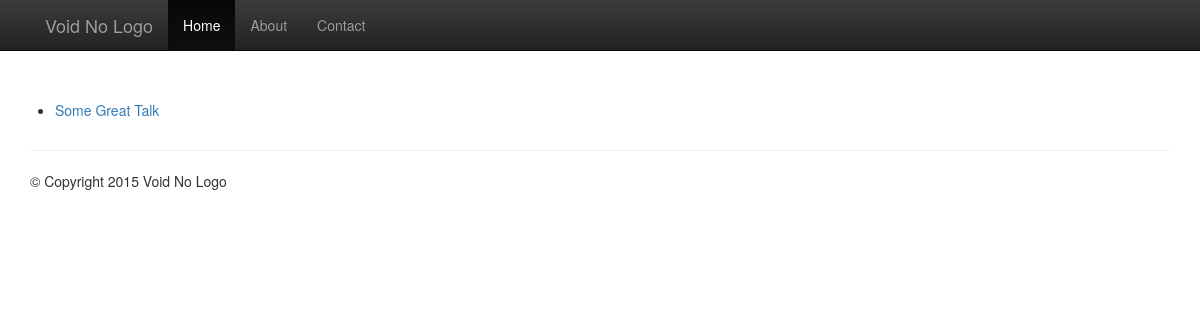
The page /book/ on the database as committed earlier.
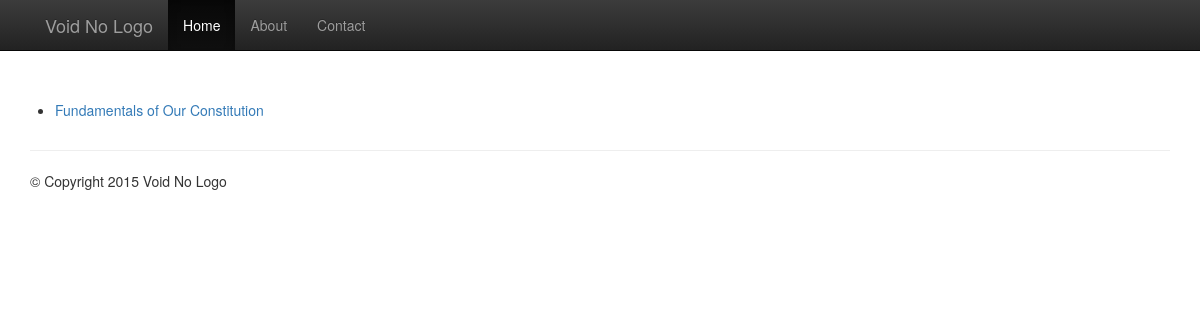
The same page on the database as committed later.
### book/models.py (models this page shows, shortened)
class Article(models.Model):
    title = models.CharField(max_length=200)
    sub_title = models.CharField(max_length=200, null=True, blank=True)
    author = models.ForeignKey(Author)
    source = models.ForeignKey(Source)
    file_path = models.CharField(max_length=200)

### book/views.py (the view)
def index(request):
    articles = Article.objects.order_by('title')
    context = {'articles': articles}
    return render(request, 'book/index.html', context)

### book/templates/book/index.html
{% extends "base.html" %}
{% block content %}
  <div class="row">
    <article class="col-md-8">
      {% if articles %}
        <ul>
          {% for article in articles %}
            <li><a href="{% url 'book:article' article.id %}">{{ article.title }}</a></li>
          {% endfor %}
        </ul>
      {% else %}
        <p>No articles available.</p>
      {% endif %}
    </article>
  </div>
{% endblock %}

Rows that differ between the two databases and show on the page:
removed Article: title "Some Great Talk"
added Article: title "Fundamentals of Our Constitution"
